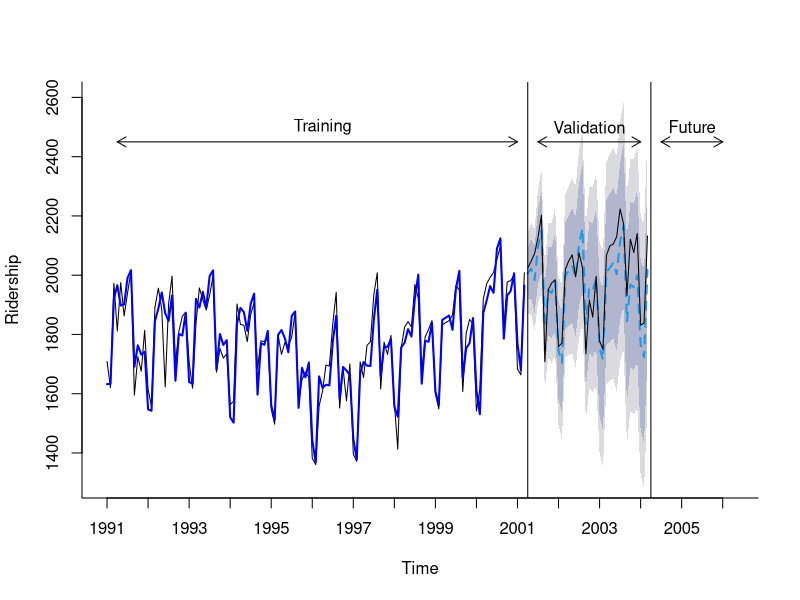
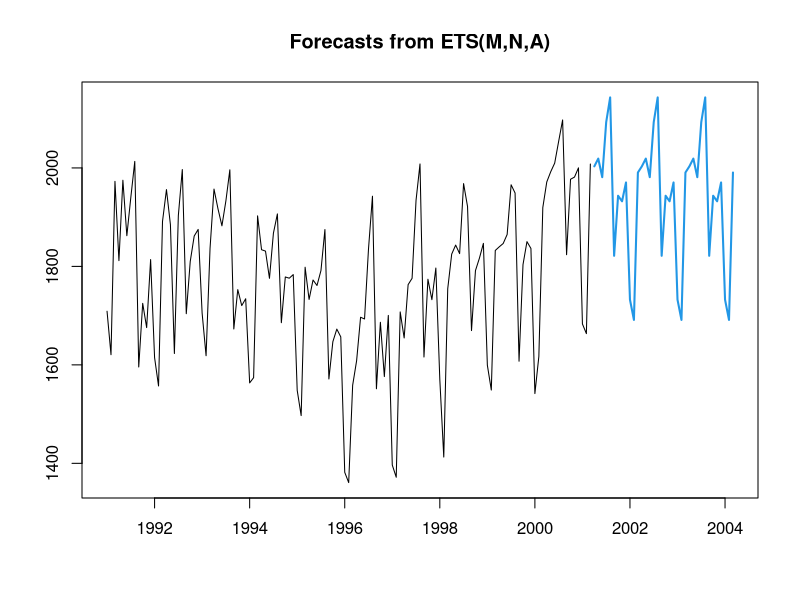

Write the R code that produced these figures, in order.
library(forecast)

Amtrak.data <- read.csv("Amtrak data.csv")
ridership.ts <- ts(Amtrak.data$Ridership, start = c(1991, 1), end = c(2004, 3), freq = 12)

nValid <- 36
nTrain <- length(ridership.ts) - nValid
train.ts <- window(ridership.ts, start = c(1991, 1), end = c(1991, nTrain))
valid.ts <- window(ridership.ts, start = c(1991, nTrain + 1), end = c(1991, nTrain + nValid))

hwin <- ets(train.ts, model = "MAA")
hwin.pred <- forecast(hwin, h = nValid, level = c(80, 95))

plot(hwin.pred, ylim = c(1300, 2600),  ylab = "Ridership", xlab = "Time", bty = "l", xaxt = "n", xlim = c(1991,2006.25), main = "", flty = 2)
axis(1, at = seq(1991, 2006, 1), labels = format(seq(1991, 2006, 1)))
lines(hwin.pred$fitted, lwd = 2, col = "blue")
lines(valid.ts)
lines(c(2004.25 - 3, 2004.25 - 3), c(0, 3500)) 
lines(c(2004.25, 2004.25), c(0, 3500))
text(1996.25, 2500, "Training")
text(2002.75, 2500, "Validation")
text(2005.25, 2500, "Future")
arrows(2004 - 3, 2450, 1991.25, 2450, code = 3, length = 0.1, lwd = 1,angle = 30)
arrows(2004.5 - 3, 2450, 2004, 2450, code = 3, length = 0.1, lwd = 1,angle = 30)
arrows(2004.5, 2450, 2006, 2450, code = 3, length = 0.1, lwd = 1, angle = 30)

# Table 5.2
hwin
hwin$states[1, ]  # Initial states
hwin$states[nrow(hwin$states), ]  # Final states
hwin$states

# Table 5.4
ets.opt <- ets(train.ts, restrict = FALSE, allow.multiplicative.trend = TRUE)

# Table 5.5
ets.opt.pred <- forecast(ets.opt, h = nValid, level = 0)
plot(ets.opt.pred)
accuracy(hwin.pred, valid.ts)
accuracy(ets.opt.pred, valid.ts)
